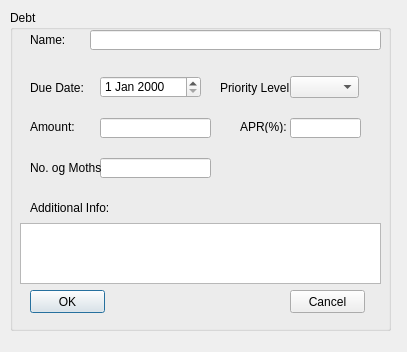
<?xml version="1.0" encoding="UTF-8"?>
<ui version="4.0">
 <class>debtDialog</class>
 <widget class="QDialog" name="debtDialog">
  <property name="geometry">
   <rect>
    <x>0</x>
    <y>0</y>
    <width>407</width>
    <height>352</height>
   </rect>
  </property>
  <property name="windowTitle">
   <string>Debt Info</string>
  </property>
  <property name="windowIcon">
   <iconset>
    <normaloff>cake_heap_icon.gif</normaloff>cake_heap_icon.gif</iconset>
  </property>
  <widget class="QGroupBox" name="DebtBox">
   <property name="geometry">
    <rect>
     <x>10</x>
     <y>10</y>
     <width>381</width>
     <height>321</height>
    </rect>
   </property>
   <property name="title">
    <string>Debt</string>
   </property>
   <widget class="QLineEdit" name="nameLineEdit">
    <property name="geometry">
     <rect>
      <x>80</x>
      <y>20</y>
      <width>291</width>
      <height>20</height>
     </rect>
    </property>
   </widget>
   <widget class="QLabel" name="nameLabel">
    <property name="geometry">
     <rect>
      <x>20</x>
      <y>23</y>
      <width>46</width>
      <height>13</height>
     </rect>
    </property>
    <property name="text">
     <string>Name:</string>
    </property>
   </widget>
   <widget class="QLabel" name="dueDateLabel">
    <property name="geometry">
     <rect>
      <x>20</x>
      <y>70</y>
      <width>61</width>
      <height>16</height>
     </rect>
    </property>
    <property name="text">
     <string>Due Date:</string>
    </property>
   </widget>
   <widget class="QLabel" name="priorityLevelLabel">
    <property name="geometry">
     <rect>
      <x>210</x>
      <y>68</y>
      <width>71</width>
      <height>20</height>
     </rect>
    </property>
    <property name="text">
     <string>Priority Level:</string>
    </property>
   </widget>
   <widget class="QLabel" name="amountLabel">
    <property name="geometry">
     <rect>
      <x>20</x>
      <y>110</y>
      <width>46</width>
      <height>13</height>
     </rect>
    </property>
    <property name="text">
     <string>Amount:</string>
    </property>
   </widget>
   <widget class="QLabel" name="APRLabel">
    <property name="geometry">
     <rect>
      <x>230</x>
      <y>110</y>
      <width>46</width>
      <height>13</height>
     </rect>
    </property>
    <property name="text">
     <string>APR(%):</string>
    </property>
   </widget>
   <widget class="QDateEdit" name="dueDateEdit">
    <property name="geometry">
     <rect>
      <x>90</x>
      <y>66</y>
      <width>101</width>
      <height>22</height>
     </rect>
    </property>
   </widget>
   <widget class="QComboBox" name="priorityLevelComboBox">
    <property name="geometry">
     <rect>
      <x>280</x>
      <y>66</y>
      <width>69</width>
      <height>22</height>
     </rect>
    </property>
   </widget>
   <widget class="QLineEdit" name="APRLineEdit">
    <property name="geometry">
     <rect>
      <x>280</x>
      <y>108</y>
      <width>71</width>
      <height>20</height>
     </rect>
    </property>
   </widget>
   <widget class="QLineEdit" name="amountLineEdit">
    <property name="geometry">
     <rect>
      <x>90</x>
      <y>108</y>
      <width>111</width>
      <height>20</height>
     </rect>
    </property>
   </widget>
   <widget class="QTextEdit" name="additionalInfoTextEdit">
    <property name="geometry">
     <rect>
      <x>10</x>
      <y>213</y>
      <width>361</width>
      <height>61</height>
     </rect>
    </property>
   </widget>
   <widget class="QLabel" name="additionalInfoLabel">
    <property name="geometry">
     <rect>
      <x>20</x>
      <y>190</y>
      <width>101</width>
      <height>16</height>
     </rect>
    </property>
    <property name="text">
     <string>Additional Info:</string>
    </property>
   </widget>
   <widget class="QPushButton" name="okButton">
    <property name="geometry">
     <rect>
      <x>20</x>
      <y>280</y>
      <width>75</width>
      <height>23</height>
     </rect>
    </property>
    <property name="text">
     <string>OK</string>
    </property>
   </widget>
   <widget class="QPushButton" name="cancelButton">
    <property name="geometry">
     <rect>
      <x>280</x>
      <y>280</y>
      <width>75</width>
      <height>23</height>
     </rect>
    </property>
    <property name="text">
     <string>Cancel</string>
    </property>
   </widget>
   <widget class="QLineEdit" name="penaltyLineEdit">
    <property name="geometry">
     <rect>
      <x>90</x>
      <y>148</y>
      <width>111</width>
      <height>20</height>
     </rect>
    </property>
   </widget>
   <widget class="QLabel" name="penaltyLabel">
    <property name="geometry">
     <rect>
      <x>20</x>
      <y>150</y>
      <width>71</width>
      <height>16</height>
     </rect>
    </property>
    <property name="text">
     <string>No. og Moths:</string>
    </property>
   </widget>
  </widget>
 </widget>
 <resources/>
 <connections/>
</ui>
